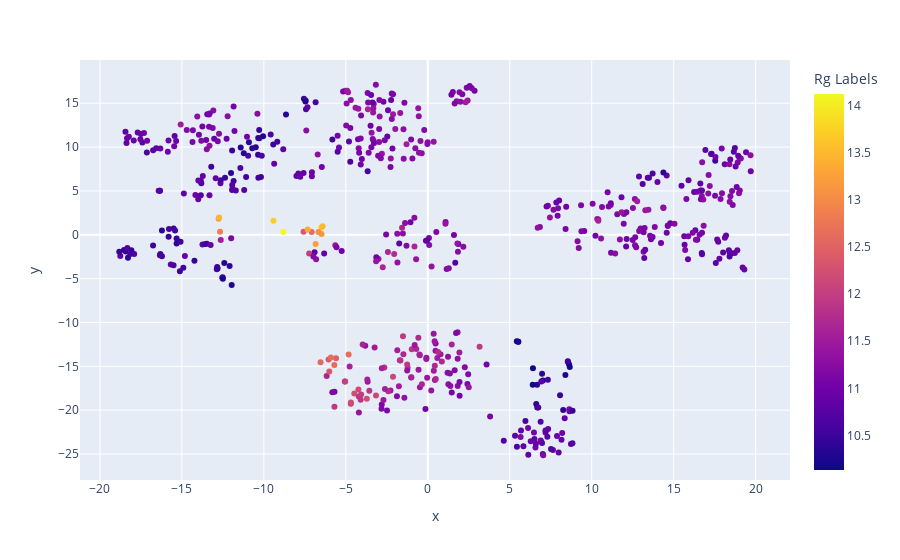

This figure's notebook cell:
### Code cell
analysis.tsne_scatter_plot_2()

### Figure 1 — Plotly figure (JSON) as saved in the notebook; plotly's stock layout.template omitted (floating-point values rounded to 4 significant figures; data arrays with more than 128 entries replaced by an {"elided": "..."} marker saying what was removed)
{"data": [{"customdata": {"elided": "600x1 int values"}, "hovertemplate": "x=%{x}<br>y=%{y}<br>Row=%{customdata[0]}<br>Rg Labels=%{marker.color}<extra></extra>", "legendgroup": "", "marker": {"color": {"elided": "600 float values"}, "coloraxis": "coloraxis", "symbol": "circle"}, "mode": "markers", "name": "", "orientation": "v", "showlegend": false, "type": "scatter", "x": {"elided": "600 float values"}, "xaxis": "x", "y": {"elided": "600 float values"}, "yaxis": "y"}], "layout": {"coloraxis": {"colorbar": {"title": {"text": "Rg Labels"}}, "colorscale": [[0, "#0d0887"], [0.1111, "#46039f"], [0.2222, "#7201a8"], [0.3333, "#9c179e"], [0.4444, "#bd3786"], [0.5556, "#d8576b"], [0.6667, "#ed7953"], [0.7778, "#fb9f3a"], [0.8889, "#fdca26"], [1, "#f0f921"]]}, "legend": {"tracegroupgap": 0}, "margin": {"t": 60}, "xaxis": {"anchor": "y", "domain": [0, 1], "title": {"text": "x"}}, "yaxis": {"anchor": "x", "domain": [0, 1], "title": {"text": "y"}}}}
